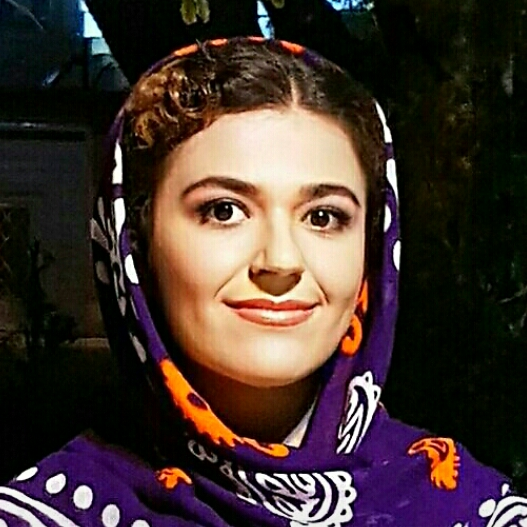
%> input picture 7/Marjan.jpg, 527 x 527 px
$ octave s29.m   (GNU Octave 9; MATLAB toolbox functions it lacks are replaced by stand-ins)
%> lines starting %> are read from the running program, lines starting %| are printed output that depends on the picture
%program for pseudo coloring
%here a range of gray levels have been allocated a colour
clc;clear all;close all;
% y=imread('C:\Users\Marjan\Documents\MATLAB\29\image.jpg');
 y=imread('C:\Users\Marjan\Documents\MATLAB\Marjan.jpg');
%> y is the input picture: size 527x527x3 uint8; mean R, G, B 67.9, 52.2, 47.5
y=rgb2gray(y);
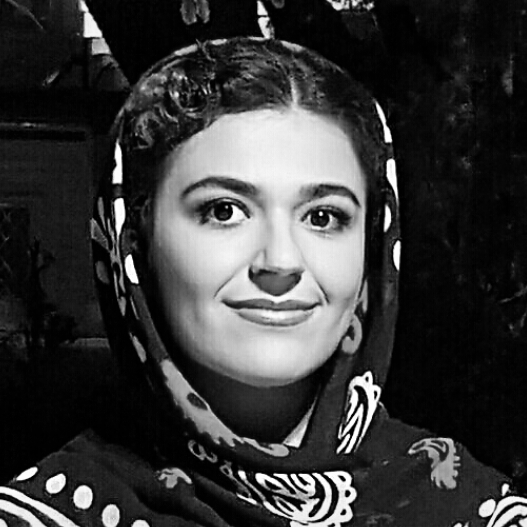
%> y: size 527x527 uint8; min 0, max 255, mean 56.4
[p,q,r]=size(y);
%> p = 527; q = 527; r = 1
for i=1:1:p
    for j=1:1:q
        if (y(i,j)>= 0) && (y(i,j)< 18)
            x(i,j,1)=0;
            x(i,j,2)=0;
            x(i,j,3)=0;
        elseif (y(i,j)>= 18) && (y(i,j)< 36)
            x(i,j,1)=237;
            x(i,j,2)=27;
            x(i,j,3)=36;
        elseif (y(i,j)>= 36) && (y(i,j)< 54)
            x(i,j,1)=228;
            x(i,j,2)=142;
            x(i,j,3)=31;
        elseif (y(i,j)>= 54) && (y(i,j)< 72)
            x(i,j,1)=251;
            x(i,j,2)=179;
            x(i,j,3)=180;
        elseif (y(i,j)>= 72) && (y(i,j)< 90)
            x(i,j,1)=21;
            x(i,j,2)=154;
            x(i,j,3)=233;
        elseif (y(i,j)>= 90) && (y(i,j)< 108)
            x(i,j,1)=116;
            x(i,j,2)=3;
            x(i,j,3)=59;
        elseif (y(i,j)>= 108) && (y(i,j)< 126)
            x(i,j,1)=252;
            x(i,j,2)=234;
            x(i,j,3)=12;
        elseif (y(i,j)>= 126) && (y(i,j)< 144)
             x(i,j,1)=146;
            x(i,j,2)=80;
            x(i,j,3)=167;
        elseif (y(i,j)>= 144) && (y(i,j)< 162)
            x(i,j,1)=203;
            x(i,j,2)=213;
            x(i,j,3)=62;
        elseif (y(i,j)>= 162) && (y(i,j)< 180)
            x(i,j,1)=59;
            x(i,j,2)=165;
            x(i,j,3)=77;
        elseif (y(i,j)>= 180) && (y(i,j)< 198)
            x(i,j,1)=48;
            x(i,j,2)=85;
            x(i,j,3)=173;
        elseif (y(i,j)>= 198) && (y(i,j)< 216)
            x(i,j,1)=126;
            x(i,j,2)=180;
            x(i,j,3)=67;
        elseif (y(i,j)>= 216) && (y(i,j)< 232)
            x(i,j,1)=16;
            x(i,j,2)=233;
            x(i,j,3)=59;
        elseif (y(i,j)>= 232) && (y(i,j)< 255)
            x(i,j,1)=255;
            x(i,j,2)=255;
            x(i,j,3)=100;
        end
    end
end
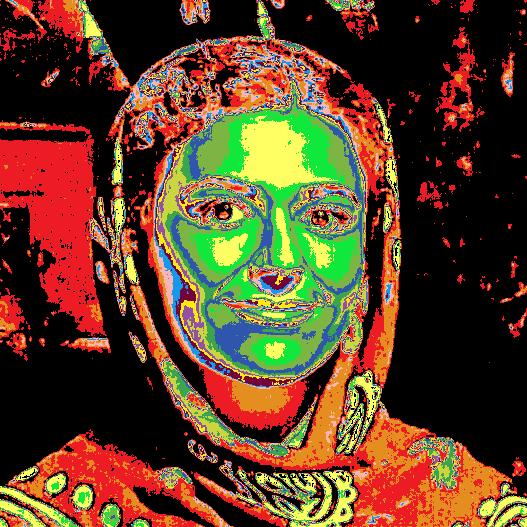
%> x: size 527x527x3 double; mean R, G, B 94.8, 63.9, 37.5
subplot(1,2,1);
imshow(y);
title('Image orginal');
subplot(1,2,2);
x=x/255;
% image(x);
imshow(x);
title('Image Intensity Slicing');
